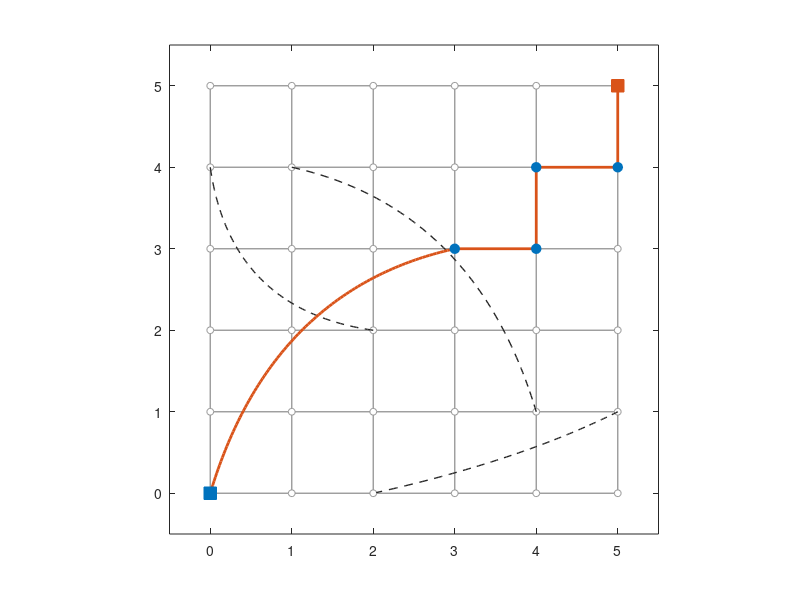

This figure's MATLAB source:
% Kleinberg model: 6x6 lattice with long-range links and a greedy path s -> t.
% One long-range link plus 4 lattice steps: 5 steps instead of 10.
n = 6;
blue   = [0 0.4470 0.7410];
orange = [0.8500 0.3250 0.0980];
grey   = [0.6 0.6 0.6];
dark   = [0.15 0.15 0.15];

t = linspace(0, 1, 100);
bez = @(P0,P1,P2) deal((1-t).^2*P0(1) + 2*(1-t).*t*P1(1) + t.^2*P2(1), ...
                       (1-t).^2*P0(2) + 2*(1-t).*t*P1(2) + t.^2*P2(2));   % quadratic Bezier

figure('Color','w'); hold on;

% lattice edges and vertices
for k = 0:n-1
    plot([0 n-1], [k k], '-', 'Color', grey, 'LineWidth', 1);
    plot([k k], [0 n-1], '-', 'Color', grey, 'LineWidth', 1);
end
[X, Y] = meshgrid(0:n-1, 0:n-1);
plot(X(:), Y(:), 'o', 'Color', grey, 'MarkerSize', 5, 'MarkerFaceColor', 'w');

% other long-range links
[x,y] = bez([1 4],[3.25 3.5],[4 1]);   plot(x, y, '--', 'Color', dark, 'LineWidth', 1);
[x,y] = bez([5 1],[3.8 0.4],[2 0]);    plot(x, y, '--', 'Color', dark, 'LineWidth', 1);
[x,y] = bez([0 4],[0.25 2.25],[2 2]);  plot(x, y, '--', 'Color', dark, 'LineWidth', 1);

% greedy path
[x,y] = bez([0 0],[0.75 2.5],[3 3]);   plot(x, y, '-', 'Color', orange, 'LineWidth', 2);
plot([3 4 4 5 5], [3 3 4 4 5], '-', 'Color', orange, 'LineWidth', 2);
plot([3 4 4 5], [3 3 4 4], 'o', 'Color', blue, 'MarkerSize', 7, 'MarkerFaceColor', blue);
plot(0, 0, 's', 'Color', blue,   'MarkerSize', 9, 'MarkerFaceColor', blue);     % source s
plot(5, 5, 's', 'Color', orange, 'MarkerSize', 9, 'MarkerFaceColor', orange);   % target t
hold off;

axis equal;
xlim([-0.5 n-0.5]); ylim([-0.5 n-0.5]);
set(gca, 'XTick', 0:n-1, 'YTick', 0:n-1);
box on;
